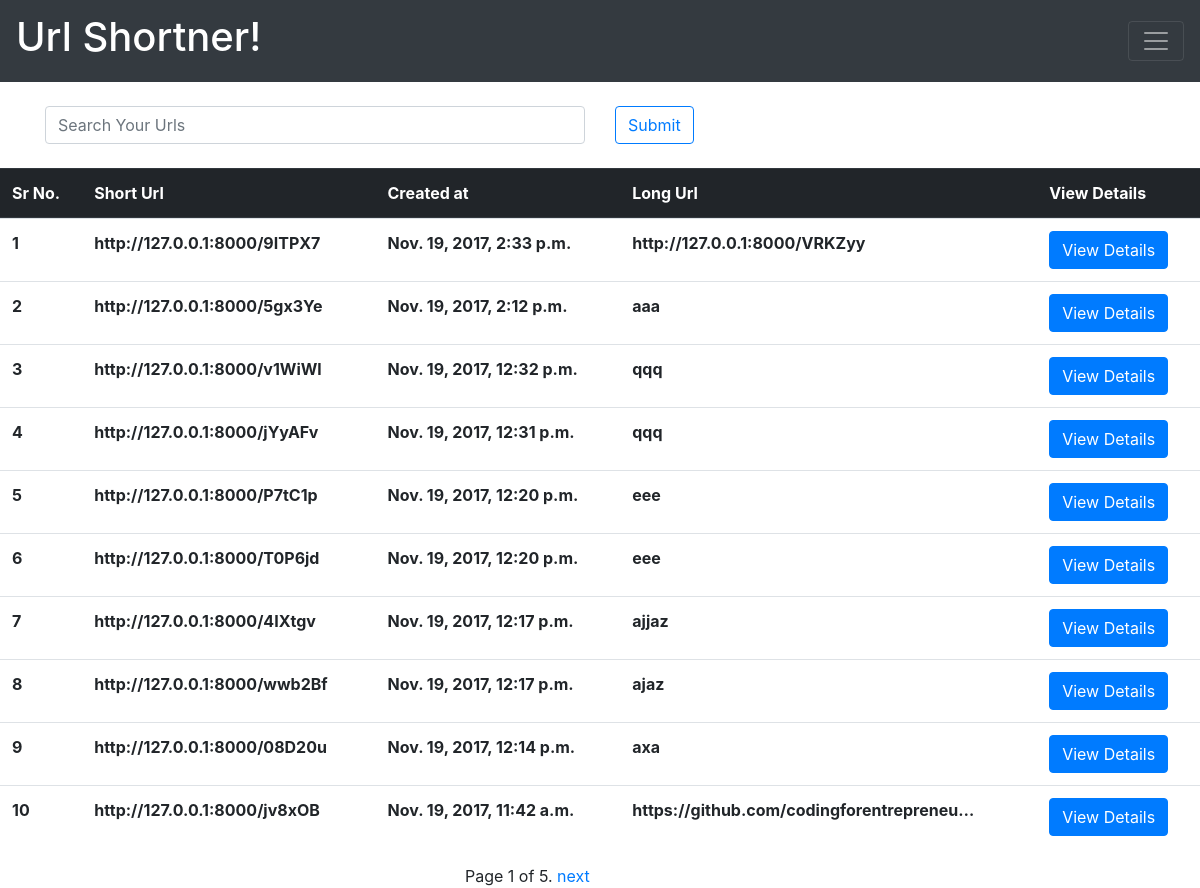
The page /myurls/ (signed in) on the database as committed earlier.
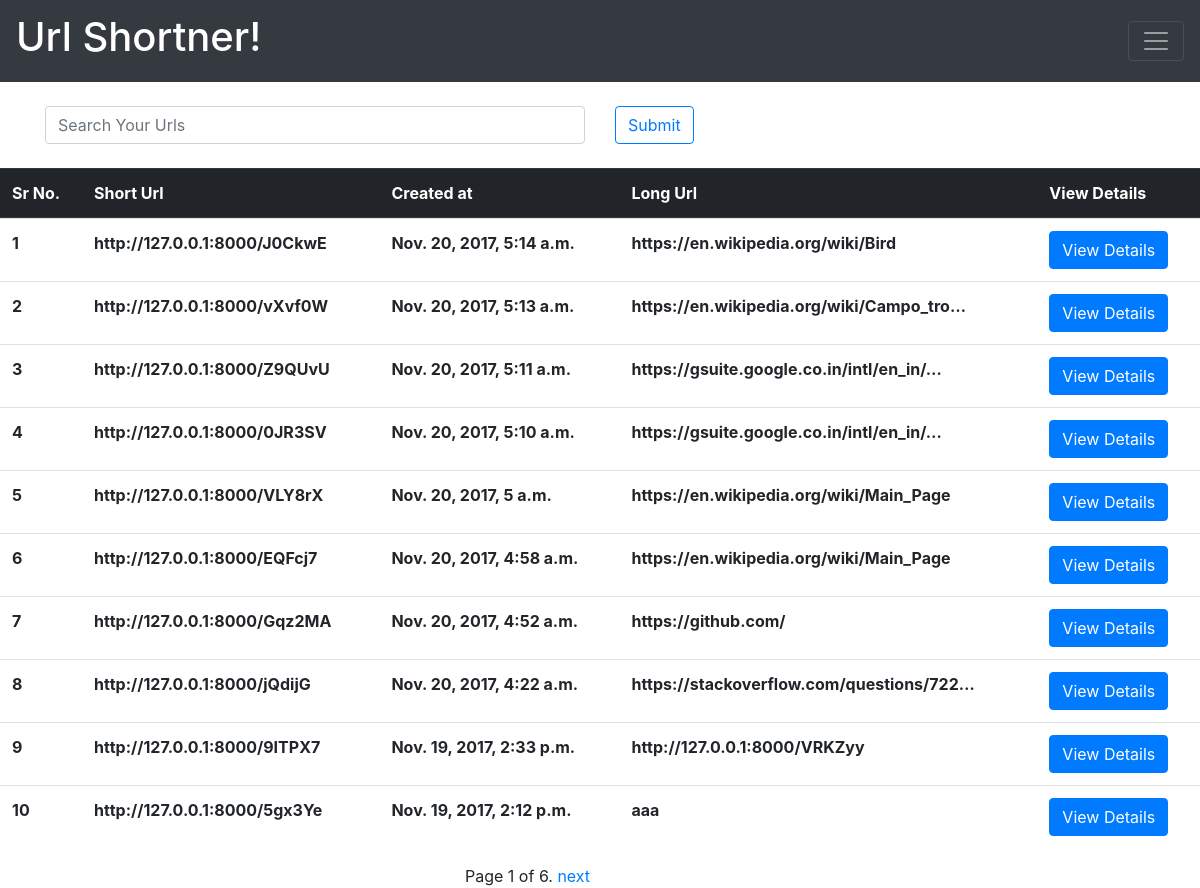
The same page on the database as committed later.
### st/models.py (models this page shows, shortened)
class Shortner(models.Model):
	user              = models.ForeignKey(User,null=True)
	url_field         = models.CharField(max_length=300)
	shortcode         = models.CharField(max_length=6,blank=True , null = True)
	created	          = models.DateTimeField(auto_now_add=True)
	updated           = models.DateTimeField(auto_now=True)
	count             = models.IntegerField(default=0)
	class Meta:
		unique_together = (('user', 'url_field'),)
	def get_short_url(self):
		return 'http://127.0.0.1:8000/%s' %(self.shortcode)

### st/views.py (the view)
# urls.py: url(r'^myurls/$', my_shortened_urls, name='my_shortened_urls'),
@login_required(login_url='/accounts/login/')
def my_shortened_urls(request):
	qs=Shortner.objects.filter(user=request.user).order_by('-id')
	query=request.GET.get('q')
	if query:
		qs = qs.filter(
				Q(url_field__icontains=query)|
				Q(shortcode__icontains=query)).distinct()
	paginator = Paginator(qs, 10) # Show 25 contacts per page
	page = request.GET.get('page')
	try:
		qs = paginator.page(page)
	except PageNotAnInteger:
		qs = paginator.page(1)
	except EmptyPage:
		qs = paginator.page(paginator.num_pages)
	context={'qs':qs}
	return render(request,'myurls.html',context)

### templates/myurls.html (shortened to what this page needs)
{% extends "base.html" %}
{% block content %}
<br>
<div class="container mx-auto">
   <form method="GET" action="">
      <div class="row">
        <div class="col">
          <input type="text"  name="q" class="form-control" placeholder="Search Your Urls" value='{{ request.GET.q }}'>
        </div>
        <div class="col">
          <input type="submit"  class="btn btn-outline-primary" >
        </div>
      </div>
    </form>
</div>
<br>
{% if qs  %}
<table class="table">
  <thead class="thead-dark">
      <th scope="col">Sr No.</th>
      <th scope="col">Short Url</th>
      <th scope="col">Created at</th>
      <th scope="col">Long Url</th>
      <th scope="col">View Details</th>
  </thead>
  <tbody>
  	<tr>{% for obj in qs %}
    <tr>
      <th scope="row"> {{ forloop.counter }} </th>
      <th scope="row">{{obj.get_short_url}}</th>
      <th scope="row">{{obj.created}}</th>
      <th scope="row">{{obj.url_field|truncatechars:40}}</th>
      <th scope="row"> <a href="/tableview/{{obj.id}}" class="btn btn-primary">View Details</a></th>
    </tr>
  {%  endfor %}
  </tbody>
</table>
{% else %}
<div class="container mx-auto">
<div class="alert alert-info mx-auto" role="alert">
  <h2> No Urls Found</h2>
</div>
</div>
{% endif %}
<div class="col-md-3 mx-auto mx-auto">
<div class="pagination">
    <span class="step-links">
        <span class="current">
            Page {{ qs.number }} of {{ qs.paginator.num_pages }}.
        </span>
        {% if qs.has_next %}
            <a href="?page={{ qs.next_page_number }}">next</a>
        {% endif %}
    </span>
</div>
</div>
{% endblock %}

Rows that differ between the two databases and show on the page:
no longer on this page (row unchanged): Shortner: get_short_url "http://127.0.0.1:8000/v1WiWl", created "Nov. 19, 2017, 12:32 p.m.", url_field "qqq"
no longer on this page (row unchanged): Shortner: get_short_url "http://127.0.0.1:8000/jYyAFv", created "Nov. 19, 2017, 12:31 p.m.", url_field "qqq"
no longer on this page (row unchanged): Shortner: get_short_url "http://127.0.0.1:8000/P7tC1p", created "Nov. 19, 2017, 12:20 p.m.", url_field "eee"
no longer on this page (row unchanged): Shortner: get_short_url "http://127.0.0.1:8000/T0P6jd", created "Nov. 19, 2017, 12:20 p.m.", url_field "eee"
no longer on this page (row unchanged): Shortner: get_short_url "http://127.0.0.1:8000/4IXtgv", created "Nov. 19, 2017, 12:17 p.m.", url_field "ajjaz"
no longer on this page (row unchanged): Shortner: get_short_url "http://127.0.0.1:8000/wwb2Bf", created "Nov. 19, 2017, 12:17 p.m.", url_field "ajaz"
no longer on this page (row unchanged): Shortner: get_short_url "http://127.0.0.1:8000/08D20u", created "Nov. 19, 2017, 12:14 p.m.", url_field "axa"
no longer on this page (row unchanged): Shortner: get_short_url "http://127.0.0.1:8000/jv8xOB", created "Nov. 19, 2017, 11:42 a.m.", url_field "https://github.com/codingforentrepreneu…"
added Shortner: get_short_url "http://127.0.0.1:8000/J0CkwE", created "Nov. 20, 2017, 5:14 a.m.", url_field "https://en.wikipedia.org/wiki/Bird"
added Shortner: get_short_url "http://127.0.0.1:8000/vXvf0W", created "Nov. 20, 2017, 5:13 a.m.", url_field "https://en.wikipedia.org/wiki/Campo_tro…"
added Shortner: get_short_url "http://127.0.0.1:8000/Z9QUvU", created "Nov. 20, 2017, 5:11 a.m.", url_field "https://gsuite.google.co.in/intl/en_in/…"
added Shortner: get_short_url "http://127.0.0.1:8000/0JR3SV", created "Nov. 20, 2017, 5:10 a.m.", url_field "https://gsuite.google.co.in/intl/en_in/…"
added Shortner: get_short_url "http://127.0.0.1:8000/VLY8rX", created "Nov. 20, 2017, 5 a.m.", url_field "https://en.wikipedia.org/wiki/Main_Page"
added Shortner: get_short_url "http://127.0.0.1:8000/EQFcj7", created "Nov. 20, 2017, 4:58 a.m.", url_field "https://en.wikipedia.org/wiki/Main_Page"
added Shortner: get_short_url "http://127.0.0.1:8000/Gqz2MA", created "Nov. 20, 2017, 4:52 a.m.", url_field "https://github.com/"
added Shortner: get_short_url "http://127.0.0.1:8000/jQdijG", created "Nov. 20, 2017, 4:22 a.m.", url_field "https://stackoverflow.com/questions/722…"
Other text that changed with them:
{{ qs.paginator.num_pages }}: "5" → "6"
